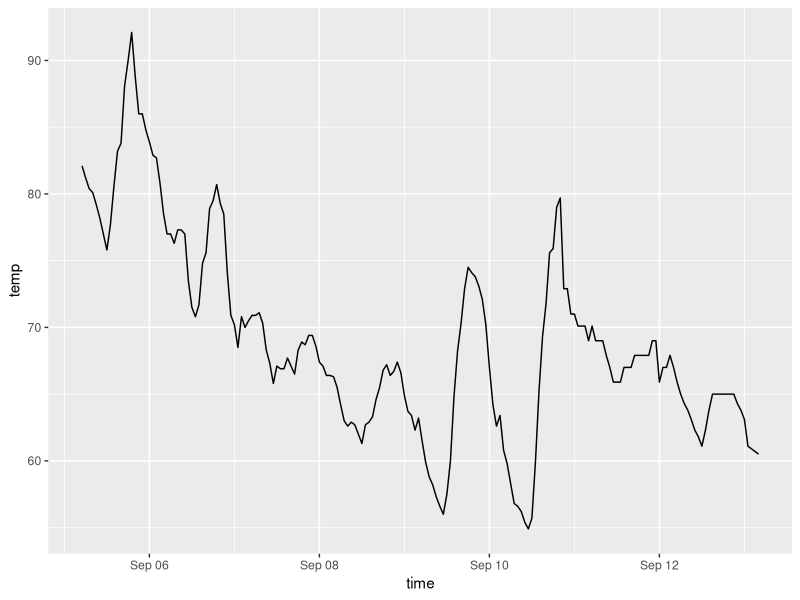
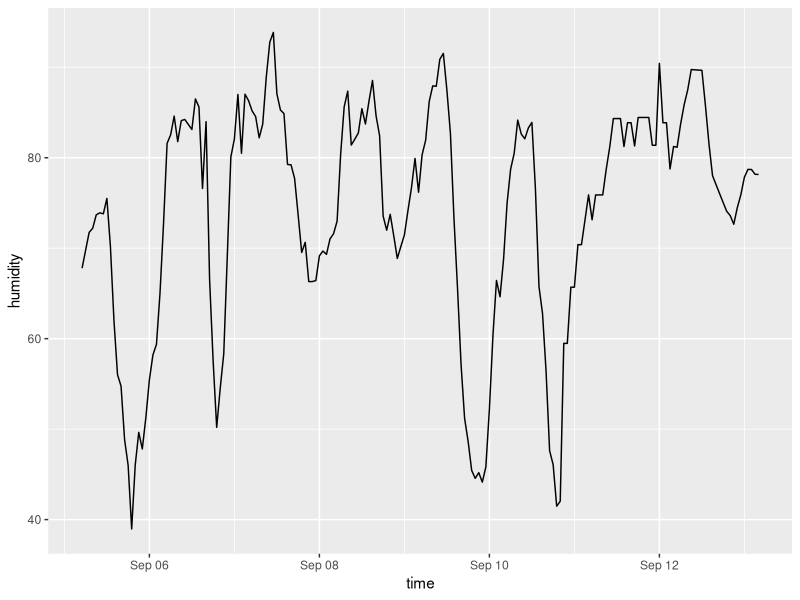

The R source for these figures, in order:
## ---- chunk 1
#| include: false
library(tidyverse)

d = readr::read_csv(here::here("data/weather.csv"))
d_city = d |>
  filter(city %in% "Chicago")
## ---- chunk 2
#| echo: false
d_city |>
  ggplot(aes(x=time, y=temp)) +
  geom_line()
## ---- chunk 3
#| echo: false
d_city |>
  ggplot(aes(x=time, y=humidity)) +
  geom_line()
## ---- chunk 4
d_city |>
  mutate(
    day = lubridate::wday(time, label = TRUE, abbr = FALSE),
    date = as.character(lubridate::date(time))
  ) |>
  group_by(date, day) |>
  summarize(
    `min` = min(temp),
    `max` = max(temp),
    .groups = "drop"
  ) |>
  knitr::kable()
